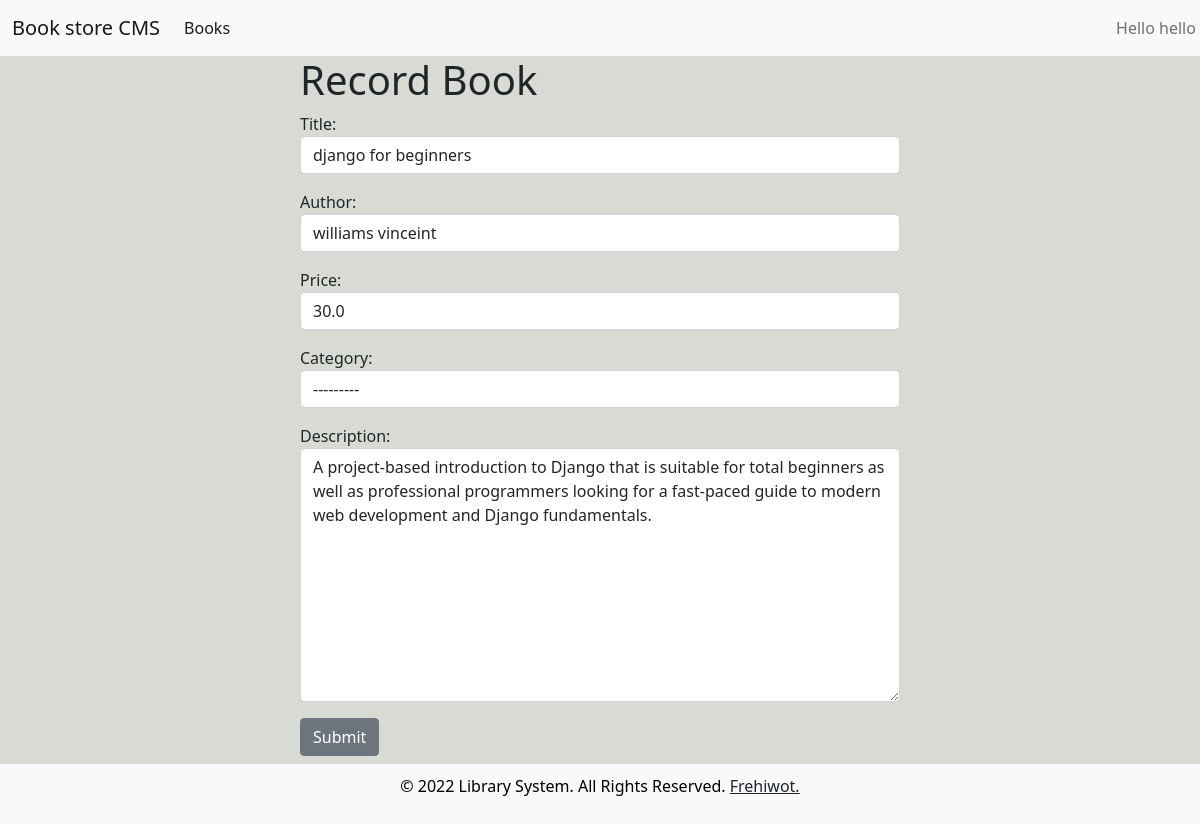
The page /update_book/1/ (signed in) on the database as committed earlier.
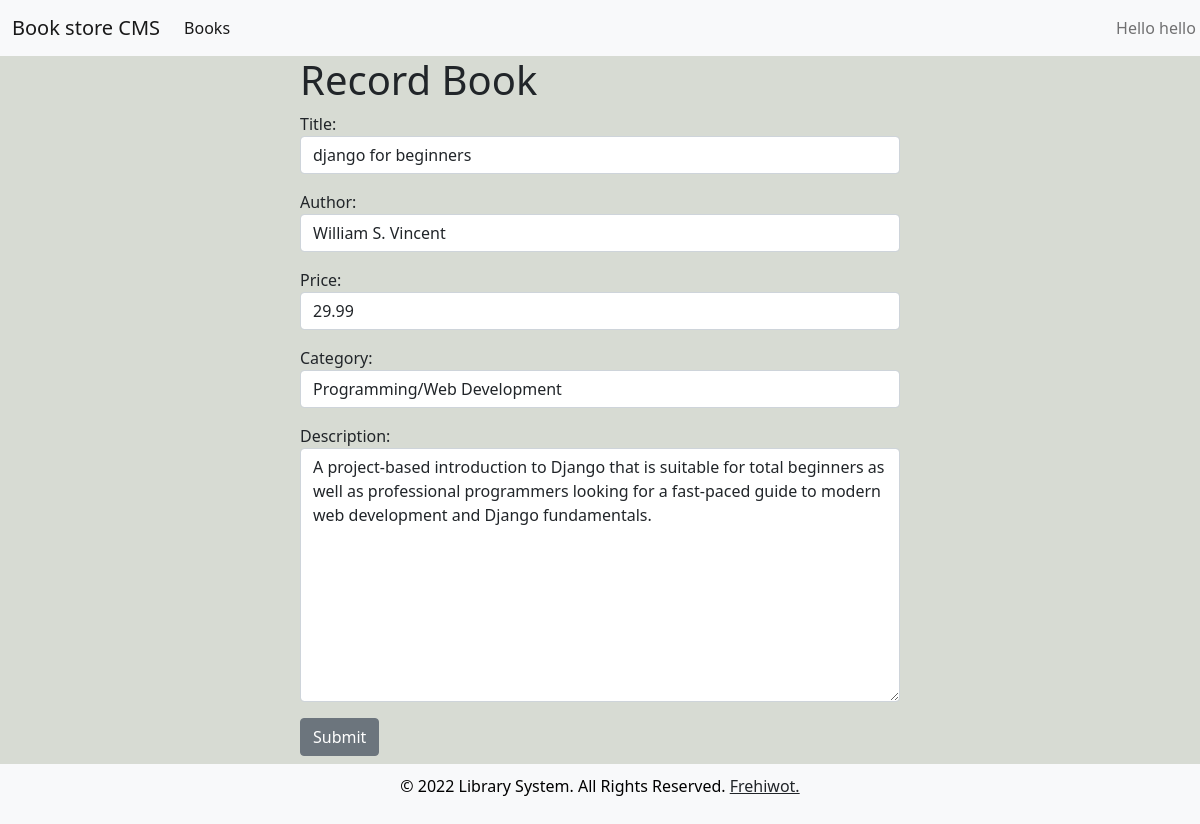
The same page on the database as committed later.
### members/models.py (models this page shows, shortened)
class Book(models.Model):
    CATEGORY=(
        ('fiction','fiction'),
        ('religious','religious'),
        ('Programming/Web Development','Programming/Web Development'),
        ('Self-Help','Self-Help'),
    )
    title=models.CharField(max_length=200, null=True)
    author=models.CharField(max_length=200, null=True)
    price= models.FloatField(null=True)
    category=models.CharField(max_length=5000, null=True, choices=CATEGORY)
    description=models.TextField(max_length=200, null=True)
    date_created=models.DateTimeField(auto_now_add=True, null=True)

### members/decoraters.py (the view)
        def wrapper_func(request,*args,**kwargs):
            group=None
            if request.user.groups.exists():
                group = request.user.groups.all()[0].name
            if group in allowed_roles:
                return view_func(request,*args,**kwargs)
            else:
                return HttpResponse('you are not authorized')

### members/forms.py
class BookForm(ModelForm):
    class Meta:
        model=Book
        fields ='__all__'
        widgets={
            'title': forms.TextInput(attrs={'class':'form-control','placeholder':'tittle'}),
            'author':forms.TextInput(attrs={'class':'form-control','placeholder':'Author'}),
            'price':forms.TextInput(attrs={'class':'form-control','placeholder':'price'}),
            'category':forms.Select(attrs={'class':'form-control','placeholder':'select catagory'}),
            'description':forms.Textarea(attrs={'class':'form-control','placeholder':'Description'}),
        }

### members/decoraters.py (called while the page is built)
def allowed_users(allowed_roles=[]):
    def decorater(view_func):
        def wrapper_func(request,*args,**kwargs):
            group=None
            if request.user.groups.exists():
                group = request.user.groups.all()[0].name
            if group in allowed_roles:
                return view_func(request,*args,**kwargs)
            else:
                return HttpResponse('you are not authorized')
        return wrapper_func
    return decorater

### members/templates/register_book.html (shortened to what this page needs)
{% extends 'base.html' %}
{% block content %}
<div class="form-group mb-2">
    <h1>Record Book</h1>
    <form method="POST">
        {{form.as_p}}
        <button class="btn btn-secondary">Submit</button>
    </form>
</div>
{% endblock content %}

Rows that differ between the two databases and show on the page:
changed Book "django for beginners": author "williams vinceint" → "William S. Vincent"; price "30.0" → "29.99"; category "---------" → "Programming/Web Development"
